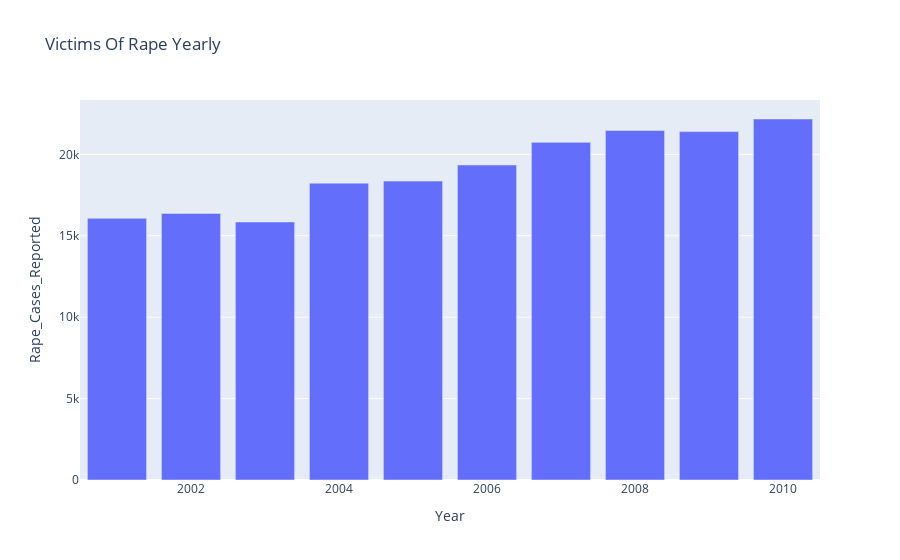

Notebook code for this chart:
### Code cell
tr_victims = victims[victims['Subgroup']=='Total Rape Victims']

s1 = tr_victims.groupby('Year')['Rape_Cases_Reported'].sum().reset_index()

fig1 = px.bar(s1, x='Year', y='Rape_Cases_Reported',title='Victims Of Rape Yearly')
fig1

### Figure 1 — Plotly figure (JSON) as saved in the notebook; plotly's stock layout.template omitted (floating-point values rounded to 4 significant figures)
{"data": [{"alignmentgroup": "True", "hovertemplate": "Year=%{x}<br>Rape_Cases_Reported=%{y}<extra></extra>", "legendgroup": "", "marker": {"color": "#636efa", "pattern": {"shape": ""}}, "name": "", "offsetgroup": "", "orientation": "v", "showlegend": false, "textposition": "auto", "type": "bar", "x": [2001, 2002, 2003, 2004, 2005, 2006, 2007, 2008, 2009, 2010], "xaxis": "x", "y": [16075, 16373, 15847, 18233, 18359, 19348, 20737, 21467, 21397, 22172], "yaxis": "y"}], "layout": {"barmode": "relative", "legend": {"tracegroupgap": 0}, "title": {"text": "Victims Of Rape Yearly"}, "xaxis": {"anchor": "y", "domain": [0, 1], "title": {"text": "Year"}}, "yaxis": {"anchor": "x", "domain": [0, 1], "title": {"text": "Rape_Cases_Reported"}}}}
